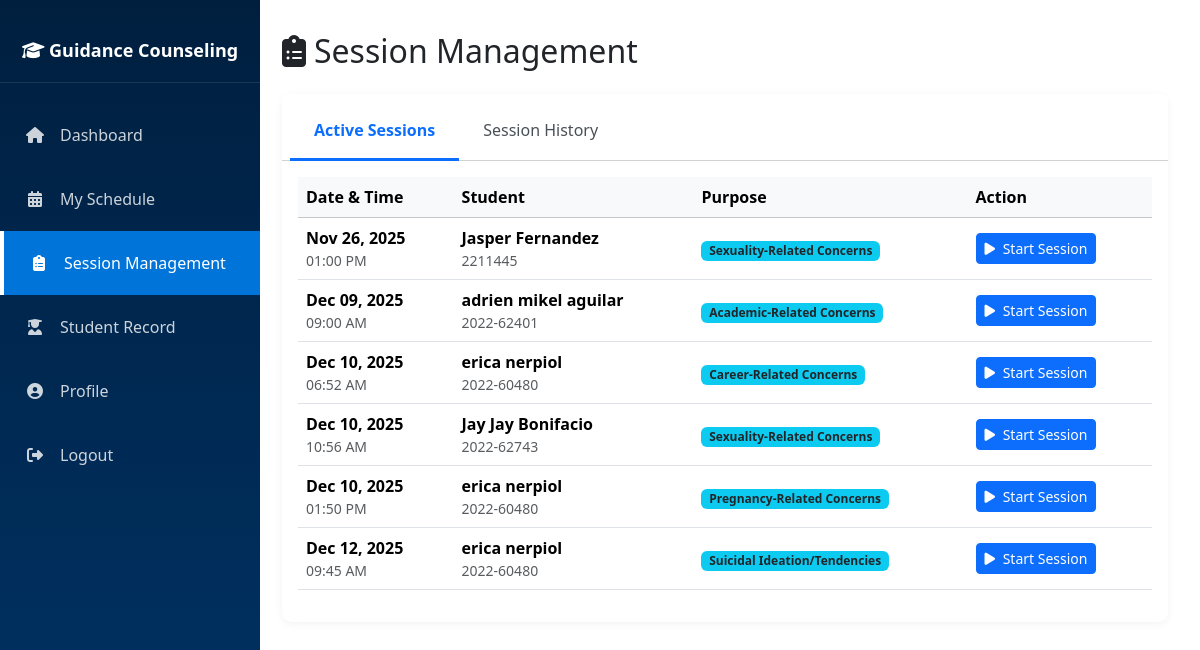
Page /html/counselor/session-management.php (signed in) on the committed database.
### tables this page shows
CREATE TABLE `appointments` (
  `appointment_id` int(11) NOT NULL,
  `student_id` int(11) NOT NULL,
  `counselor_id` int(11) DEFAULT NULL,
  `appointment_date` date NOT NULL,
  `appointment_time` time NOT NULL,
  `purpose` varchar(255) DEFAULT NULL,
  `is_minor` tinyint(1) DEFAULT 0,
  `parent_guardian_name` varchar(200) DEFAULT NULL,
  `parent_guardian_contact` varchar(20) DEFAULT NULL,
  `counseling_concerns` text DEFAULT NULL,
  `current_medications` text DEFAULT NULL,
  `medical_conditions` text DEFAULT NULL,
  `student_address` text DEFAULT NULL,
  `consent_acknowledged` tinyint(1) DEFAULT 0,
  `status` enum('Pending','Confirmed','Declined','Rescheduled','Completed','Cancelled') DEFAULT 'Pending',
  `created_at` timestamp NOT NULL DEFAULT current_timestamp(),
  `updated_at` timestamp NOT NULL DEFAULT current_timestamp() ON UPDATE current_timestamp()
);

CREATE TABLE `students` (
  `student_id` int(11) NOT NULL,
  `user_id` int(11) NOT NULL,
  `student_number` varchar(50) NOT NULL,
  `first_name` varchar(100) NOT NULL,
  `middle_name` varchar(100) DEFAULT NULL,
  `last_name` varchar(100) NOT NULL,
  `age` int(11) DEFAULT NULL,
  `gender` enum('Male','Female','Other') DEFAULT NULL,
  `birthday` date DEFAULT NULL,
  `course` varchar(100) DEFAULT NULL,
  `year_level` varchar(50) DEFAULT NULL,
  `department` varchar(100) DEFAULT NULL,
  `contact_number` varchar(20) DEFAULT NULL,
  `address` text DEFAULT NULL,
  `physical_wellness` text DEFAULT NULL,
  `intellectual_wellness` text DEFAULT NULL,
  `environmental_wellness` text DEFAULT NULL
);

### html/counselor/session-management.php (the view, shortened to what this page needs)
<?php
require_once '../../config/database.php';
$user_id = $_SESSION['user_id'];
try {
    $stmt = $pdo->prepare("SELECT counselor_id FROM counselors WHERE user_id = ?");
    $stmt->execute([$user_id]);
    $counselor_id = $stmt->fetchColumn();
    $stmt = $pdo->prepare("
        SELECT a.appointment_id, a.appointment_date, a.appointment_time, a.purpose,
               s.first_name, s.last_name, s.student_number
        FROM appointments a
        JOIN students s ON a.student_id = s.student_id
        WHERE a.counselor_id = ? AND a.status = 'Confirmed'
        ORDER BY a.appointment_date ASC, a.appointment_time ASC
    ");
    $stmt->execute([$counselor_id]);
    $active_sessions = $stmt->fetchAll();
} catch (PDOException $e) {
    die("Error: " . $e->getMessage());
}
?>
<!DOCTYPE html>
<html lang="en">
  <head>
    <link
      href="https://cdnjs.cloudflare.com/ajax/libs/bootstrap/5.3.2/css/bootstrap.min.css"
      rel="stylesheet"
    />
    <link
      href="https://cdnjs.cloudflare.com/ajax/libs/font-awesome/6.4.0/css/all.min.css"
      rel="stylesheet"
    />
    <link rel="stylesheet" href="../../assets/styles/components/sidebar.css" />
  </head>
  <body>
    <aside class="sidebar" id="sidebar">
      <div class="sidebar-brand">
        <h4><i class="fas fa-graduation-cap"></i> Guidance Counseling</h4>
      </div>
      <ul class="sidebar-menu">
        <li>
          <a href="./dashboard.php" class=""
            ><i class="fas fa-home"></i> Dashboard</a
          >
        </li>
        <li>
          <a href="./my-schedule.php" class=""
            ><i class="fas fa-calendar-alt"></i> My Schedule</a
          >
        </li>
        <li>
          <a href="#" class="active"
            ><i class="fas fa-clipboard-list"></i> Session Management</a
          >
        </li>
        <li>
          <a href="./student-record.php" class="notif-referrals"
            ><i class="fas fa-user-graduate"></i> Student Record</a
          >
        </li>
        <li>
          <a href="./profile.php"
            ><i class="fa-solid fa-user-circle"></i> Profile</a
          >
        </li>
        <li>
          <a href="../../logout.php"
            ><i class="fas fa-sign-out-alt"></i> Logout</a
          >
        </li>
      </ul>
    </aside>
    <div class="main-content">
        <h2 class="mb-4"><i class="fas fa-clipboard-list me-2"></i>Session Management</h2>
        <div class="card">
            <div class="card-header bg-white">
                <ul class="nav nav-tabs card-header-tabs" id="sessionTabs" role="tablist">
                    <li class="nav-item">
                        <a class="nav-link active" id="active-tab" data-bs-toggle="tab" href="#active" role="tab">Active Sessions</a>
                    </li>
                    <li class="nav-item">
                        <a class="nav-link" id="history-tab" data-bs-toggle="tab" href="#history" role="tab">Session History</a>
                    </li>
                </ul>
            </div>
            <div class="card-body">
                <div class="tab-content" id="sessionTabsContent">
                    <div class="tab-pane fade show active" id="active" role="tabpanel">
                        <div class="table-responsive">
                            <table class="table table-hover align-middle">
                                <thead class="table-light">
                                    <tr>
                                        <th>Date & Time</th>
                                        <th>Student</th>
                                        <th>Purpose</th>
                                        <th>Action</th>
                                    </tr>
                                </thead>
                                <tbody>
                                    <?php if (count($active_sessions) > 0): ?>
                                        <?php foreach ($active_sessions as $session): ?>
                                            <tr>
                                                <td>
                                                    <div class="fw-bold"><?php echo date('M d, Y', strtotime($session['appointment_date'])); ?></div>
                                                    <div class="text-muted small"><?php echo date('h:i A', strtotime($session['appointment_time'])); ?></div>
                                                </td>
                                                <td>
                                                    <div class="fw-bold"><?php echo htmlspecialchars($session['first_name'] . ' ' . $session['last_name']); ?></div>
                                                    <div class="text-muted small"><?php echo htmlspecialchars($session['student_number']); ?></div>
                                                </td>
                                                <td><span class="badge bg-info text-dark"><?php echo htmlspecialchars($session['purpose']); ?></span></td>
                                                <td>
                                                    <button class="btn btn-primary btn-sm" onclick="startSession(<?php echo htmlspecialchars(json_encode($session)); ?>)">
                                                        <i class="fas fa-play me-1"></i> Start Session
                                                    </button>
                                                </td>
                                            </tr>
                                        <?php endforeach; ?>
                                    <?php else: ?>
                                        <tr><td colspan="4" class="text-center py-4 text-muted">No active sessions found.</td></tr>
                                    <?php endif; ?>
                                </tbody>
                            </table>
                        </div>
                    </div>
                </div>
            </div>
        </div>
    </div>
  </body>
</html>

### assets/styles/components/sidebar.css (style rules this page uses)
.sidebar { position: fixed; left: 0; top: 0; height: 100vh; width: 260px; background: linear-gradient( 180deg, var(--navy-blue) 0%, var(--light-navy) 100% ); padding: 20px 0; z-index: 1000; transition: all 0.3s ease; overflow: hidden; }
.sidebar-brand { padding: 20px; text-align: center; color: white; border-bottom: 1px solid rgba(255, 255, 255, 0.1); margin-bottom: 20px; }
.sidebar-brand h4 { font-size: 18px; font-weight: 600; margin: 0; }
.sidebar-menu { list-style: none; padding: 0; }
.sidebar-menu li { margin: 0; }
.sidebar-menu a { display: flex; align-items: center; padding: 20px 25px; color: rgba(255, 255, 255, 0.8); text-decoration: none; transition: all 0.3s ease; }
.sidebar-menu a.active { background-color: var(--accent-blue); color: white; border-left: 4px solid white; }
.sidebar-menu a i { margin-right: 15px; width: 20px; text-align: center; }

### assets/styles/components/variables.css (style rules this page uses)
:root { --navy-blue: #001f3f; --light-navy: #003366; --accent-blue: #0074d9; }

### html/counselor/session-management.php (style rules this page uses)
.main-content { margin-left: 250px; padding: 2rem; transition: all 0.3s ease; }
.card { border: none; box-shadow: 0 2px 10px rgba(0,0,0,0.05); border-radius: 10px; }
.nav-tabs .nav-link { color: #495057; border: none; border-bottom: 3px solid transparent; padding: 1rem 1.5rem; }
.nav-tabs .nav-link.active { color: #0d6efd; border-bottom: 3px solid #0d6efd; background: none; font-weight: 600; }

### rows in the picture
appointments: appointment_date "Nov 26, 2025", appointment_time "01:00 PM", student.last_name "Jasper Fernandez", student.student_number "2211445", purpose "Sexuality-Related Concerns"
appointments: appointment_date "Dec 09, 2025", appointment_time "09:00 AM", student.last_name "adrien mikel aguilar", student.student_number "2022-62401", purpose "Academic-Related Concerns"
appointments: appointment_date "Dec 10, 2025", appointment_time "06:52 AM", student.last_name "erica nerpiol", student.student_number "2022-60480", purpose "Career-Related Concerns"
appointments: appointment_date "Dec 10, 2025", appointment_time "10:56 AM", student.last_name "Jay Jay Bonifacio", student.student_number "2022-62743", purpose "Sexuality-Related Concerns"
appointments: appointment_date "Dec 10, 2025", appointment_time "01:50 PM", student.last_name "erica nerpiol", student.student_number "2022-60480", purpose "Pregnancy-Related Concerns"
appointments: appointment_date "Dec 12, 2025", appointment_time "09:45 AM", student.last_name "erica nerpiol", student.student_number "2022-60480", purpose "Suicidal Ideation/Tendencies"
